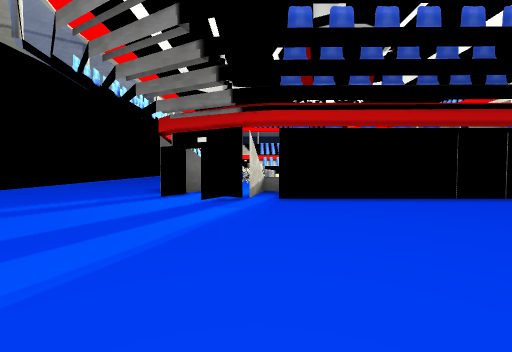
view 1 (above)

24 first-person views from a walk through a scene from a Unity 3-D project. The camera is 1.3 m above the floor, tilts 2° down and sees 90° across. The floor is counted in squares, 2 m on a side. Each view is taken from the middle of a square. On the plan, view 1 faces up. The plan holds only what a view shows up to about 9 squares ahead; the rest is blank. The place goes on beyond the plan. The player is left out. Some surface patterns are stand-ins.

view 2
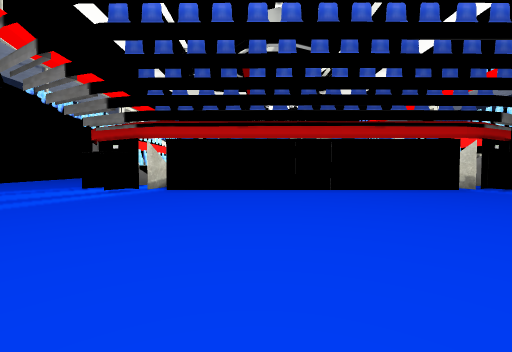

view 3
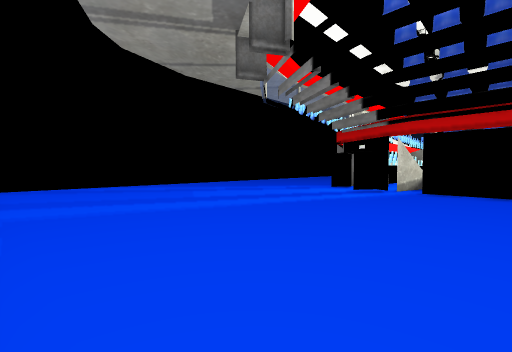

view 4
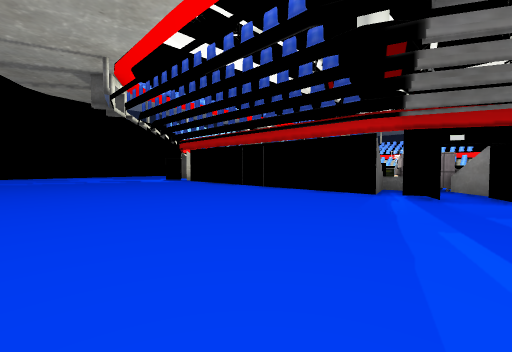

view 5
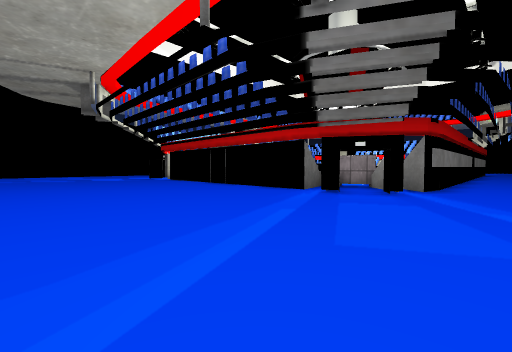

view 6
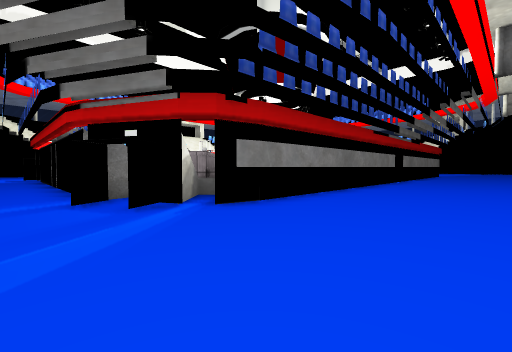

view 7
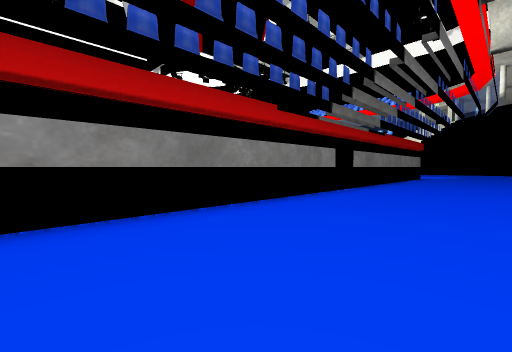

view 8
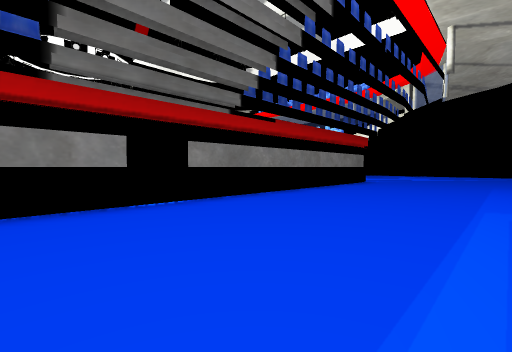

view 9
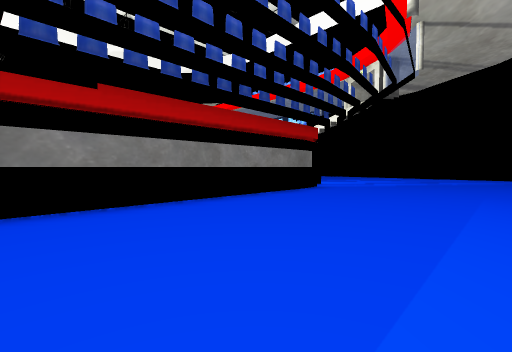

view 10
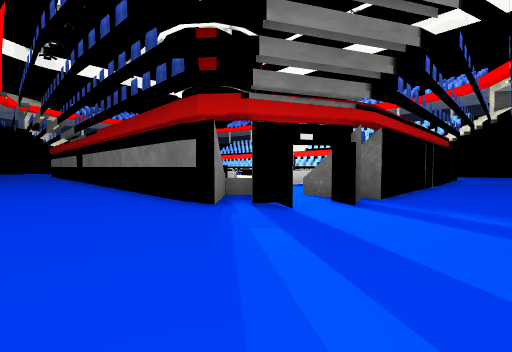

view 11
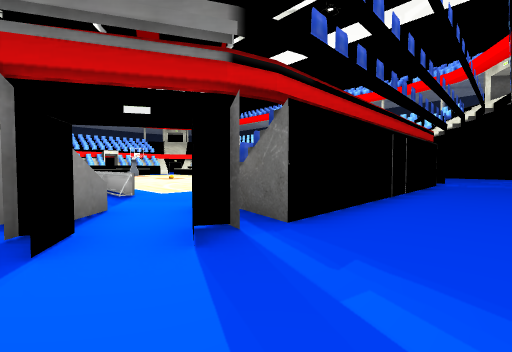

view 12
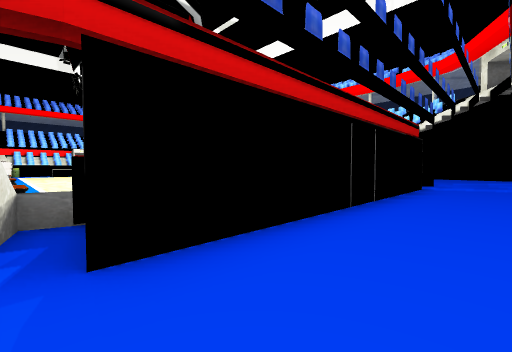

view 13
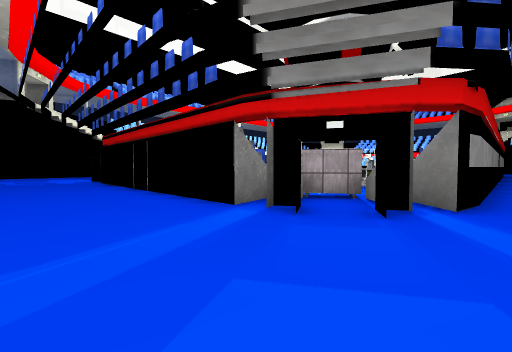

view 14
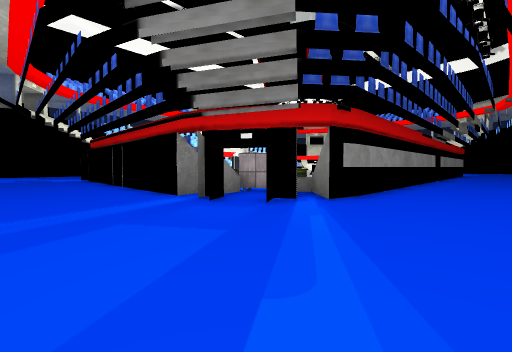

view 15
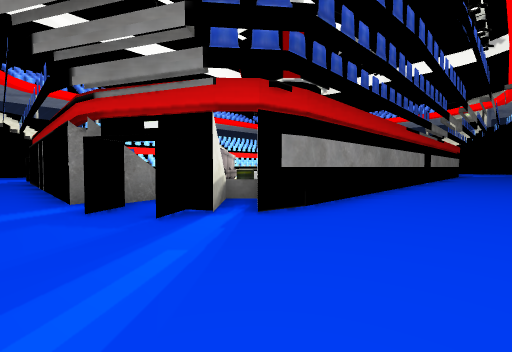

view 16
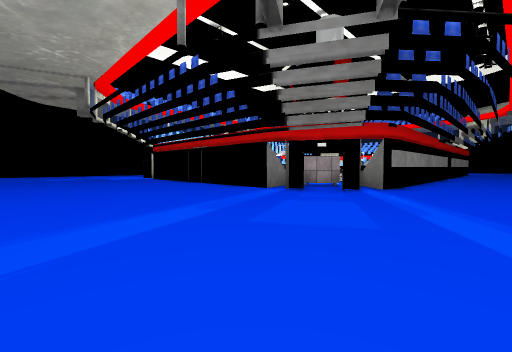

view 17
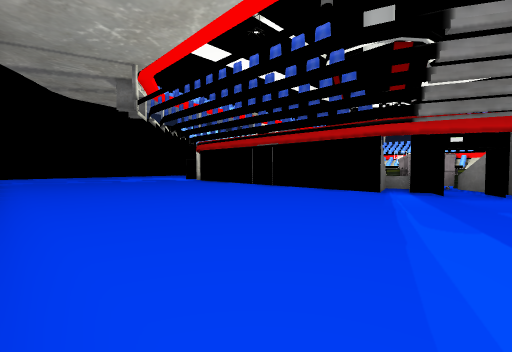

view 18
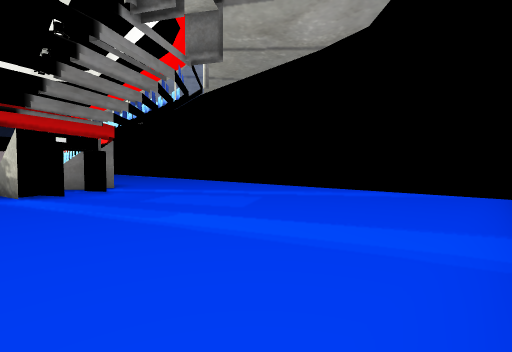

view 19
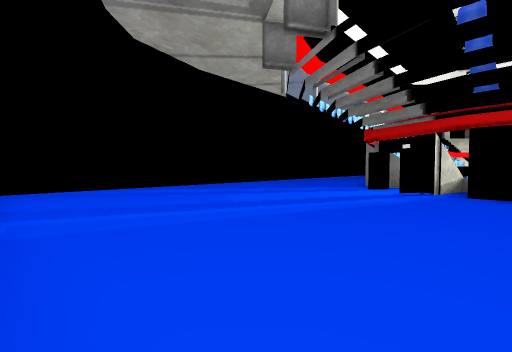

view 20
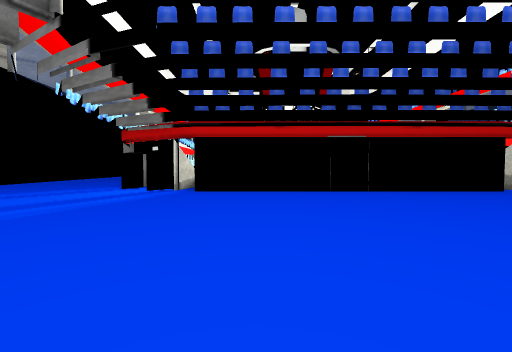

view 21
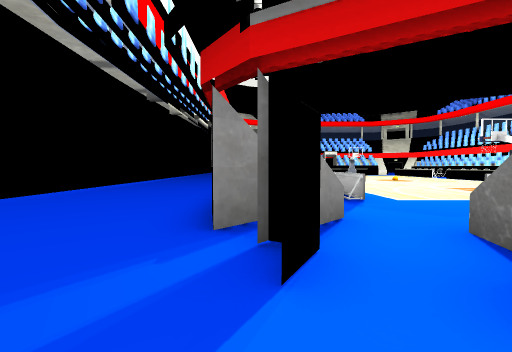

view 22
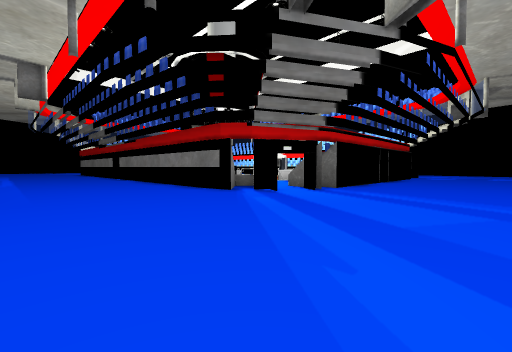

view 23
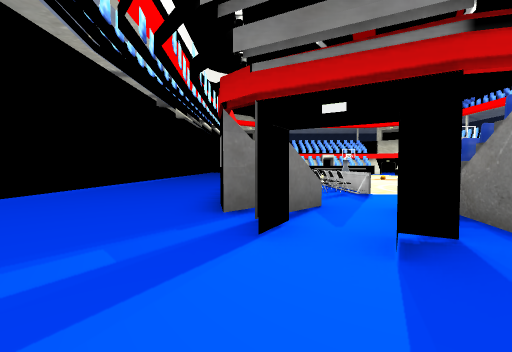

view 24
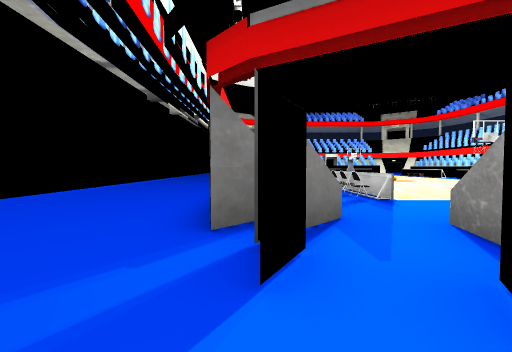

### Floor plan
Key: @ floor where view 1 was taken; # wall or solid block; x gap in a wall; . floor; = window, fence, low wall or low ledge; ^ raised ledge; v drop or lower ground; O other object.
Columns run from 9 left of view 1 to 16 right of it. Each row starts with its distance up from view 1.
 34   ........................
 33 v ........................
 32 v ........................
 31   ........................
 30   ........................
 29   ........................
 28    .......................
 27     ....#x#  ##  #x#......
 26     ...##^#      #^##.....
 25     ...#OOO      #=^#.....
 24     ...#OO       ..##.....
 23     ...#        =.=##.....
 22     ...#  =  OO...=##.....
 21     ...#  =   ....=##.....
 20     ...#     .....=##.....
 19     ...#     .....  #.....
 18     ...#            #.....
 17     ..              #.....
 16                     #.....
 15                     #.....
 14                     #.....
 13   ....      ..      #....
 12   ....    =...      #....
 11   .....  O=..OO     #....
 10   .....  O=..OO     #....
  9   ..... OO=         #....
  8   .....  ..       O #....
  7   .....#^=^      OOO#....
  6    ....####  ##  #x##....
  5     ....#..........#.....
  4      ....................
  3     ...................
  2    ....................
  1   .....................
  0   .......@.............
 -1   .....................
 -2   ...........

Where each view was taken, in squares from view 1:
view 1: 0 up, 0 right, facing up
view 2: 2 down, 3 right, facing up
view 3: 2 down, 2 right, facing up-left
view 4: 1 down, 11 right, facing up-left
view 5: 1 down, 13 right, facing up-left
view 6: 4 up, 15 right, facing up-left
view 7: 9 up, 15 right, facing up-left
view 8: 14 up, 16 right, facing up-left
view 9: 18 up, 16 right, facing up-left
view 10: 29 up, 14 right, facing down-left
view 11: 29 up, 11 right, facing down-left
view 12: 29 up, 9 right, facing down-left
view 13: 30 up, 3 left, facing down-right
view 14: 30 up, 5 left, facing down-right
view 15: 28 up, 5 left, facing down-right
view 16: 33 up, 5 left, facing down-right
view 17: 34 up, 2 left, facing down-right
view 18: 34 up, 0 right, facing down-left
view 19: 34 up, 8 right, facing down-right
view 20: 34 up, 7 right, facing down
view 21: 28 up, 11 right, facing down
view 22: 31 up, 16 right, facing down-left
view 23: 3 up, 2 left, facing up
view 24: 4 up, 2 left, facing up
